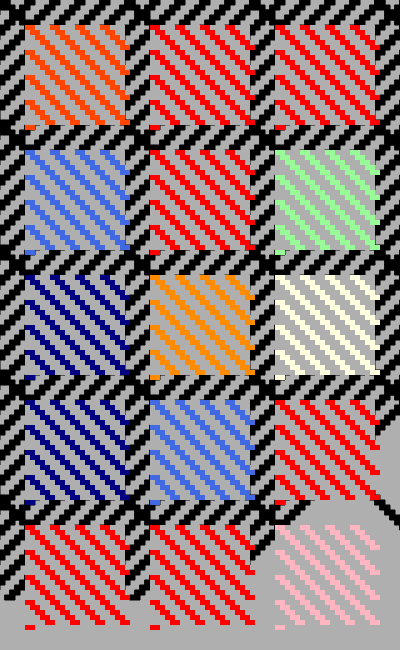
Frame 1 (no input)
Frame 60 (no input): identical to frame 1, image omitted
Frame 120 (the mouse pressed at the canvas centre since frame 60): identical to frame 1, image omitted

The p5.js sketch that drew this single still picture (run headless with seeded random() and noise() and a simulated clock; from frame 60 on, the mouse is pressed at the canvas centre):

// p5.js sketch
// ── sketch.js
// This is a comment! It won't be rendered.

//Setup happens once when you run the sketch
function setup() {
  //Create and size a canvas (w, h)
  createCanvas(400,650);

  //Draw a black background across the canvas
  background(175);



  // black diagnals


  for(i = displayWidth; i > -20; i-=25){
    for(j = 0; j < displayHeight; j+=5){
      fill(0);
      rect(i-j,j,10,5);
    }
  }



  for(i = -1000; i < displayWidth+200; i+=125){
    for(j = 0; j < displayHeight; j+=5){
      fill(0);
      rect(i+j,j,10,5);
    }
  }



  //grey squares


 // // var y = 25; //j=25
 //  var squareLoc = 125;

  for(x = 25; x < displayWidth; x+=125){
    for(y = 25; y < displayHeight; y+=125){
      noStroke();
      fill(175);
      rect(x,y,100,100);

      push();
        translate(x-25,y-25);

        if(x == 25 && y == 25){
          fill("#ff4500");
        }

        if(x == 150 && y == 25){
          fill("#ff0000");
        }

        if(x == 275 && y == 25){
          fill("#ff0000");
        }

        if(x == 25 && y == 150){
          fill("#4169e1");
        }

        if(x == 150 && y == 150){
          fill("#ff0000");
        }

        if(x == 275 && y == 150){
          fill("#98fb98");
        }

        if(x == 25 && y == 275){
          fill("#000080");
        }

        if(x == 150 && y == 275){
          fill("#ff8c00");
        }

        if(x == 275 && y == 275){
          fill("#ffffe0");
        }

        if(x == 25 && y == 400){
          fill("#000080");
        }

        if(x == 150 && y == 400){
          fill("#4169e1");
        }

        if(x == 275 && y == 400){
          fill("#ff0000");
        }

        if(x == 25 && y == 525){
          fill("#ff0000");
        }

        if(x == 150 && y == 525){
          fill("#ff0000");
        }

        if(x == 275 && y == 525){
          fill("#ffb6c1");
        }


        stripes(125,25);
      pop();


    }
  }




function stripes(xpos,ypos){
    //square stripes
  var x = xpos;
  var x1 = x;
  var y = ypos;
  for(i = 0; i < 100; i+=25){
    for(j = y; j < x1; j+=5){


      rect(i+j,j,10,5);
    }
    x1-=25;
  }

  x1 = x;

  for(i = 0; i < x; i+=25){
    for(j = y; j < x1; j+=5){

      
      rect(j,i+j,10,5);
    }
    if(x1>50){
      x1-=25;
    } else {
      x1-=24;
    }
  }

}



}

function draw() {
  console.log(mouseX, mouseY);
  
}
